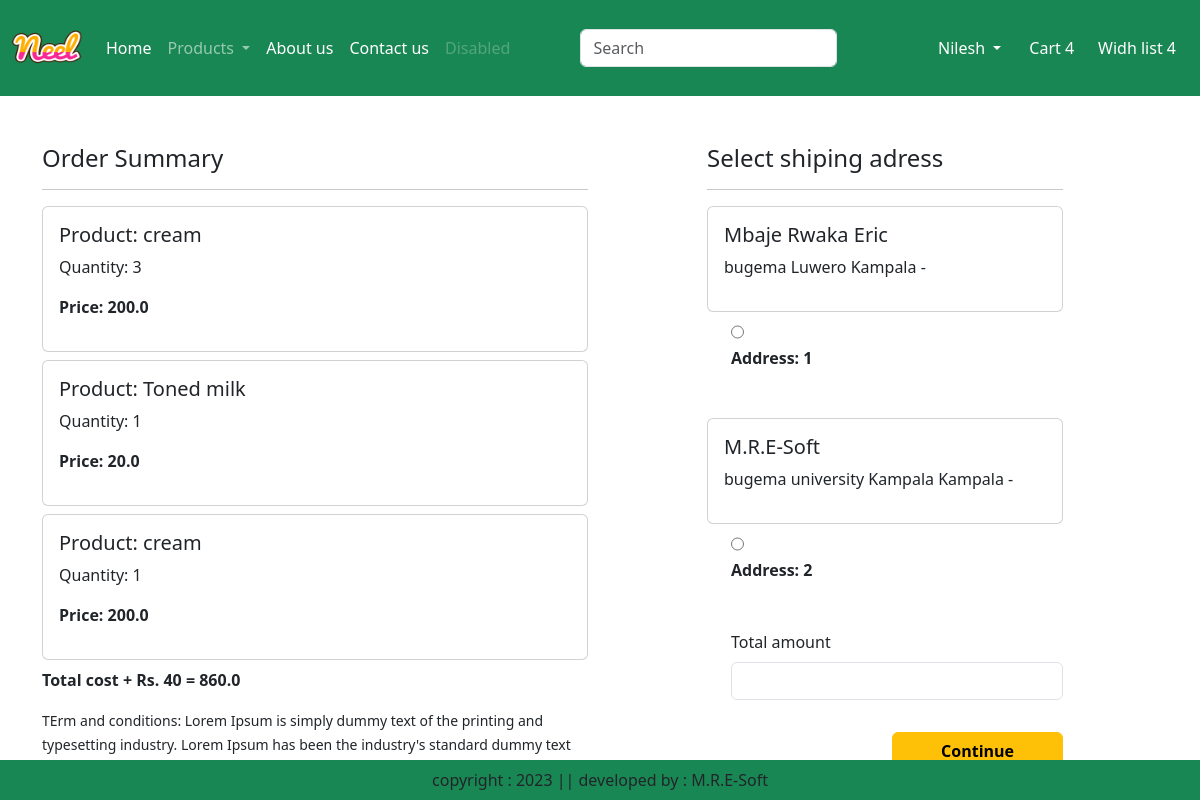
/checkout/ (signed in), run on an earlier commit of the app's database.
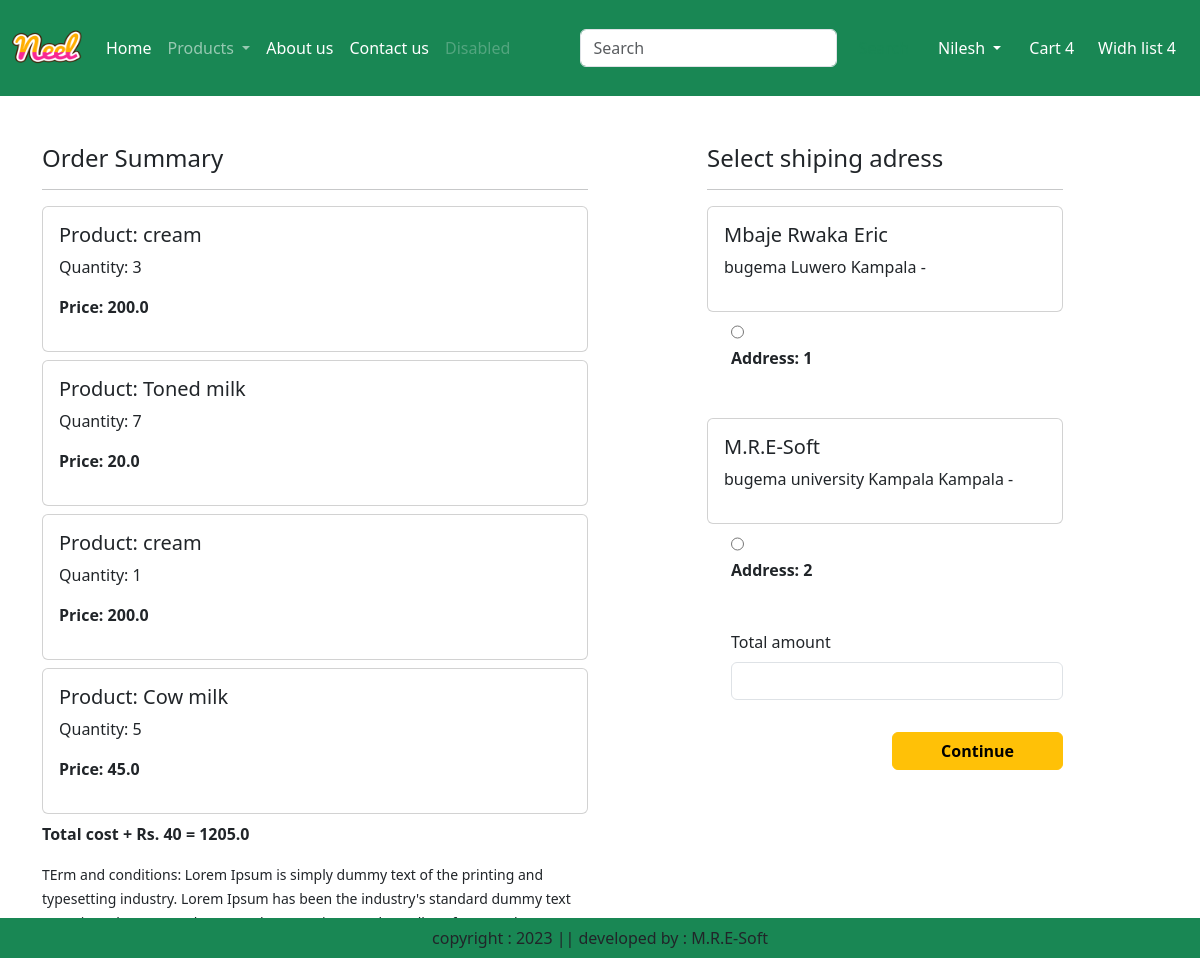
And on a later commit of the database.
### app/models.py (models this page shows, shortened)
class Cart(models.Model):
    user = models.ForeignKey(User,on_delete=models.CASCADE)
    product = models.ForeignKey(Product, on_delete=models.CASCADE)
    quantity = models.PositiveIntegerField(default=1)

class Product(models.Model):
    title = models.CharField(max_length=100)
    selling_price = models.FloatField()
    discounted_price = models.FloatField()
    description = models.TextField()
    composition = models.TextField(default='')
    prodapp = models.TextField(default='')
    category = models.CharField(choices=CATEGORY_CHOICES, max_length=2)
    product_image = models.ImageField(upload_to='product')

class Customer(models.Model):
    user = models.ForeignKey(User,on_delete=models.CASCADE)
    name = models.CharField(max_length=200)
    locality = models.CharField(max_length=200)
    city = models.CharField(max_length=50)
    mobile = models.IntegerField(default=0)
    zipcode = models.IntegerField()
    state = models.CharField(choices=STATE_CHOICES, max_length=100)

### app/views.py (the view)
# urls.py: path('checkout/', views.checkout.as_view(), name="checkout"),
class checkout(View):
    def get(self, request):
        user=request.user
        add=Customer.objects.filter(user=user)
        cart_items=Cart.objects.filter(user=user)
        famount = 0
        for p in cart_items:
            value = p.quantity * p.product.discounted_price
            famount = famount + value
        totalamount = famount + 40
        return render(request, 'app/checkout.html',locals())

### app/templates/app/checkout.html (shortened to what this page needs)
{% extends 'app/base.html' %}
{% load static %}
{% block main-content %}
<div class="container">
<div class="row mt-5">
    <div class="col-sm-6">
        <h4>Order Summary</h4>
        <hr>
        {% for item in cart_items %}
            <div class="card mb-2">
                <div class="card-body">
                    <h5> Product: {{item.product.title}}</h5>
                    <p> Quantity: {{item.quantity}}</p>
                    <p class="fw-bold"> Price: {{item.product.discounted_price}}</p>
                </div>
            </div>
        {% endfor %}
        <p class="fw-bold">Total cost + Rs. 40 = {{totalamount}}</p>
            <small>TErm and conditions: Lorem Ipsum is simply dummy text of the printing and typesetting industry. Lorem Ipsum has been the industry's standard dummy text ever since the 1500s, when an unknown printer took a galley of type and scrambled it to make a type specimen book</small>
        </div>
        <div class="col-sm-4 offset-sm-1">
            <h4> Select shiping adress </h4>
            <hr>
            <form method="post" id="myform">
                {% for ad in add %}
                <div class="card">
                    <div class="card-body">
                        <h5>{{ad.name}}</h5>
                            <p>{{ad.locality}} {{ad.city}} {{ad.state}} - {{add.zipcode}}</p>
                    </div>
                </div>
                    <div class="form-check mt-2 mb-5">
                        <input class="form-check input" type="radio" name="custid" id="custadd{{forloop.counter}}" value="{{ad.id}}">
                        <label class="form-check-label fw-bold" for="custadd{{forloop.counter}}">Address: {{forloop.counter}}</label>
                    </div>
                    {% endfor %}
                    <div class="form-check mb-3">
                        <label for="totamount" class="form-label">Total amount </label>
                        <input type="number" class="form-control" name="totamount" value={{totalamount}}readonly>
                    </div>
                    <div class="text-end">
                        <button type="submit" class="btn btn-warning mt-3 px-5 fw-bold"> Continue</button>
                    </div>
                    </form>
                </div>
            </div>
        </div>
{% endblock main-content %}

What changed in the data, as far as the page shows it:
changed Cart "Toned milk": quantity "1" → "7"
added Cart: product "Cow milk", quantity "5", product.discounted_price "45.0"
Also different on the page:
{{ totalamount }}: "860.0" → "1205.0"
